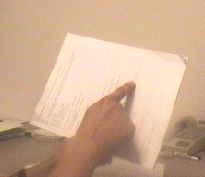
#> input picture MP #5/input.bmp, 205 x 177 px
$ python -i hough.py   (imports and definitions only)
#> lines starting #> are read from the running program, lines starting #| are printed output that depends on the picture
import numpy as np
from PIL import Image
import matplotlib.pyplot as plt
from scipy.ndimage import convolve, maximum_filter, label

def gauss_smooth(I, N=11, sigma=2.0):
    half = N // 2
    ax = np.arange(-half, half + 1)
    X, Y = np.meshgrid(ax, ax)
    k = np.exp(-(X**2 + Y**2) / (2 * sigma**2))
    k /= k.sum()
    return convolve(I, k, mode='reflect')

def image_gradient(S):
    Kx = np.array([[-1,0,1],[-2,0,2],[-1,0,1]], dtype=float)
    Ky = np.array([[-1,-2,-1],[0,0,0],[1,2,1]], dtype=float)
    Gx = convolve(S, Kx, mode='reflect')
    Gy = convolve(S, Ky, mode='reflect')
    return np.hypot(Gx, Gy), np.arctan2(Gy, Gx)

def nms(Mag, Theta):
    rows, cols = Mag.shape
    out = np.zeros_like(Mag)
    angle = np.rad2deg(Theta) % 180
    for r in range(1, rows-1):
        for c in range(1, cols-1):
            a = angle[r, c]
            m = Mag[r, c]
            if a < 22.5 or a >= 157.5:
                n1, n2 = Mag[r, c-1], Mag[r, c+1]
            elif a < 67.5:
                n1, n2 = Mag[r-1, c+1], Mag[r+1, c-1]
            elif a < 112.5:
                n1, n2 = Mag[r-1, c], Mag[r+1, c]
            else:
                n1, n2 = Mag[r-1, c-1], Mag[r+1, c+1]
            if m >= n1 and m >= n2:
                out[r, c] = m
    return out

def find_threshold(Mag, pct=0.85):
    counts, edges = np.histogram(Mag.ravel(), bins=256)
    cum = np.cumsum(counts) / Mag.size
    idx = min(np.searchsorted(cum, pct), len(edges)-2)
    Thigh = edges[idx+1]
    return 0.5*Thigh, Thigh

def edge_link(Weak, Strong):
    E = Strong.copy().astype(bool)
    visited = Strong.copy().astype(bool)
    stack = list(zip(*np.where(Strong)))
    rows, cols = Strong.shape
    while stack:
        r, c = stack.pop()
        for dr in (-1,0,1):
            for dc in (-1,0,1):
                if dr==0 and dc==0: continue
                nr, nc = r+dr, c+dc
                if 0<=nr<rows and 0<=nc<cols:
                    if Weak[nr,nc] and not visited[nr,nc]:
                        visited[nr,nc] = True
                        E[nr,nc] = True
                        stack.append((nr,nc))
    return E

def canny(I, N=11, sigma=2.0, pct=0.85):
    S = gauss_smooth(I, N, sigma)
    Mag, Theta = image_gradient(S)
    Tlow, Thigh = find_threshold(Mag, pct)
    MS = nms(Mag, Theta)
    return edge_link(MS >= Tlow, MS >= Thigh)

# [102 lines left out: functions hough_accumulate, detect_peaks, draw_lines, run_hough_pipeline, not called in this run]

img_names  = ['test', 'test2', 'input']
imgs_gray  = {}
# [3 lines not run here, left out]

tuning = {
    'test'  : (0.85, 0.20, 25, 4),
    'test2' : (0.85, 0.18, 20, 6),
    'input' : (0.80, 0.65, 20, 4),
}

fig1, axes1 = plt.subplots(3, 5, figsize=(18, 11))
# [1 line not run here, left out]
col_titles = ['Input', 'Edge Map', 'Parameter Space (ρ-θ)', 'Significant Intersections', 'Detected Lines']

# [31 lines not run here, left out]

K_vals = [45, 90, 180, 360]

fig2, axes2 = plt.subplots(3, len(K_vals), figsize=(16, 11))
# [24 lines not run here, left out]

fig3, axes3 = plt.subplots(3, 3, figsize=(13, 11))
# [1 line not run here, left out]
col3 = ['Accumulator A(ρ,θ)', 'Peaks (threshold + local max)', 'Detected Lines']

# [32 lines not run here, left out]

>>> import cv2
>>> picture = cv2.imread('../input.bmp', cv2.IMREAD_GRAYSCALE)
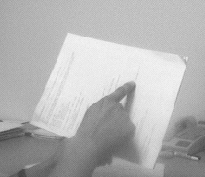
#> picture: shape (177, 205); min 63, max 245, mean 179
>>> result = canny(picture)
#> in image_gradient, `Gx = convolve(S, Kx, mode='reflect')`:
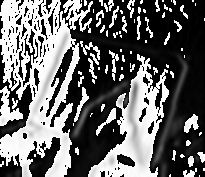
#> Gx: shape (177, 205); min 0, max 255, mean 104.3
#> in canny, `Mag, Theta = image_gradient(S)`:
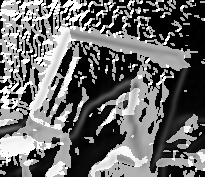
#> Mag: shape (177, 205) float16; min 0, max 360.5, mean 151.2; drawn with min black and max white
#> in canny, `Mag, Theta = image_gradient(S)`:
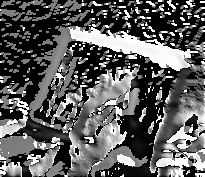
#> Theta: shape (177, 205) float16; min 0, max 1.57, mean 0.578; drawn with min black and max white
#> in find_threshold, `counts, edges = np.histogram(Mag.ravel(), bins=256)`: counts = 256 values, max 6263 at index 0, min 0 at index 105, mean 141.7; edges = 257 values from 0 to 360.5
#> in find_threshold, `cum = np.cumsum(counts) / Mag.size`: cum = 256 values from 0.173 to 1
#> in find_threshold, `idx = min(np.searchsorted(cum, pct), len(edges)-2)`: idx = 229
#> in find_threshold, `Thigh = edges[idx+1]`: Thigh = 324
#> in canny, `Tlow, Thigh = find_threshold(Mag, pct)`: Tlow = 162; Thigh = 324
#> after the loop in nms, `for r in range(1, rows-1):`:
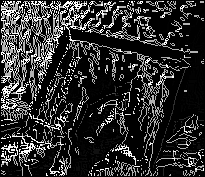
#> out: shape (177, 205) float16; min 0, max 360.5, mean 68.1; drawn with min black and max white
#> in edge_link, `E = Strong.copy().astype(bool)`:
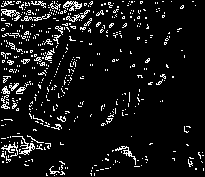
#> E: shape (177, 205) bool; 8.2% white in thin lines or dots
#> in edge_link, `stack = list(zip(*np.where(Strong)))`: stack = 2971 pairs, first value 1 to 175, second value 1 to 203
#> the loop in edge_link, `while stack:` made 7692 passes
#> (r, c) on passes 1 to 3: (175, 94), (175, 91), (175, 54)
#> after the loop in edge_link, `while stack:`:
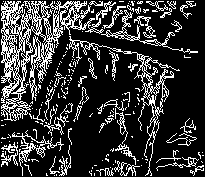
#> E: shape (177, 205) bool; 21.2% white in thin lines or dots
#> after the loop in edge_link, `while stack:`: stack = []
